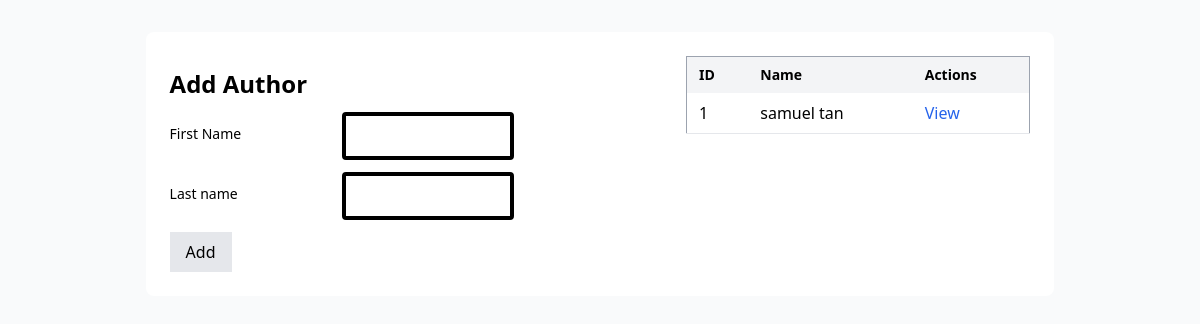
Page /authors on the earlier database version.
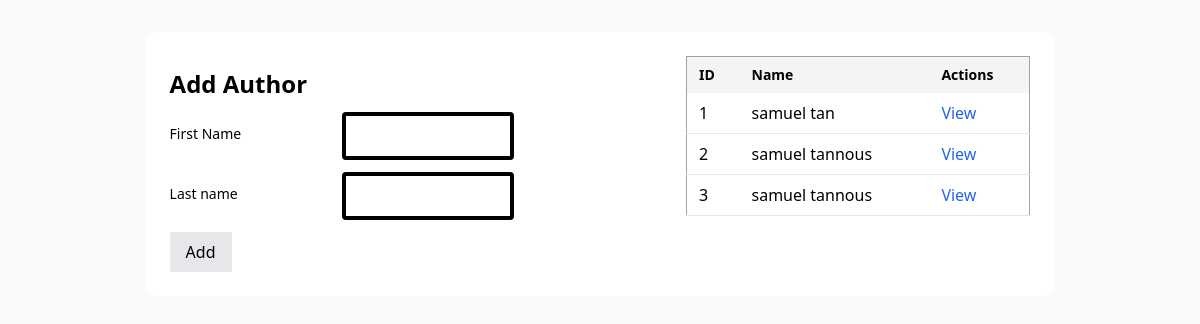
Same page on the later database version.
### app/models.py (models this page shows, shortened)
class Authors(models.Model):
    first_name=models.CharField(max_length=45)
    last_name=models.CharField(max_length=45)
    created_at=models.DateTimeField(auto_now_add=True)
    notes=models.CharField(max_length=45,default="sho ma badek")
    updated_at = models.DateTimeField(auto_now=True)
    books=models.ManyToManyField(Books,related_name="authors")

### app/views.py (the view)
# urls.py: path('authors', views.indexAuthors),
def indexAuthors(request):
    context = {
        "authors": get_all_authors(),
    }
    return render(request, 'indexAuthors.html', context)

### app/models.py (called while the page is built)
def get_all_authors():
    return Authors.objects.all

### app/templates/indexAuthors.html (shortened to what this page needs)
<!DOCTYPE html>
<html lang="en">
<head>
    <script src="https://cdn.tailwindcss.com"></script>
</head>
<body class="bg-gray-50 p-8">
    <div class="w-[80%] mx-auto bg-white rounded-lg  p-6">
        <div class="flex gap-8 justify-between">
            <div class="w-[40%]">
                <form class="space-y-3  " action="/add_author" method="POST">
                            <h1 class="text-2xl font-bold mb-6">Add Author </h1>
                    <div class="flex gap-4  items-center  justify-between ">
                        <label class=" text-sm font-medium mb-1">First Name</label>
                        <input type="text" name="first_name" class="w-[50%] px-3 py-2   rounded border-black  border-4">
                    </div>
                    <div class="flex gap-4 align-center items-center justify-between   ">
                        <label class=" text-sm font-medium mb-1">Last name</label>
                        <input type="text" name="last_name" class="  w-[50%] px-3 py-2 border-black rounded border-4">
                    </div>
                    <button type="submit" class="px-4 py-2 bg-gray-200  font-medium">Add</button>
                </form>
            </div>
            <div class=" w-[40%]">
                <table class="w-full border-spacing-2  border border-gray-400">
                    <thead>
                        <tr class="bg-gray-100" >
                            <th class="text-left py-2 px-3 text-sm font-semibold">ID</th>
                            <th class="text-left py-2 px-3 text-sm font-semibold">Name</th>
                            <th class="text-left py-2 px-3 text-sm font-semibold">Actions</th>
                        </tr>
                    </thead>
                    <tbody>
                        {% for author in authors %}
                        <tr class="border-b">
                            <td class="py-2 px-3 ">{{author.id}} </td>
                            <td class="py-2 px-3"> {{author.first_name }} {{author.last_name }} </td>
                            <td class="py-2 px-3"><a href="authors/{{author.id}}" class="text-blue-600 ">View</a></td>
                        </tr>
                        {% endfor %}
                    </tbody>
                </table>
            </div>
        </div>
    </div>
</body>
</html>

Differences in the rows shown:
added Authors: id "2", first_name "samuel", last_name "tannous"
added Authors: id "3", first_name "samuel", last_name "tannous"
